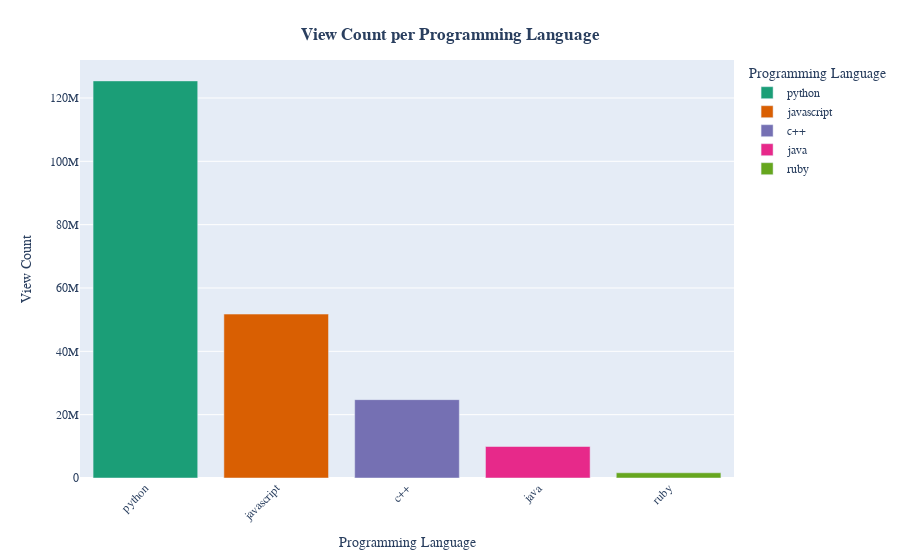

Notebook source saved alongside this figure:
### Code cell
# Define the list of programming languages to search for
programming_languages = ['Python', 'JavaScript', 'Java', 'C\+\+', 'Ruby',]

# Create a new column for the extracted programming language
fcc_df['programming_language'] = fcc_df['title'].str.lower().str.extract(r'(' + '|'.join(map(str.lower, programming_languages)) + r')', flags=re.IGNORECASE)

# Group the dataframe by the programming language column and calculate the sum of viewCount
language_view_counts = fcc_df.groupby('programming_language')['viewCount'].sum().reset_index()

# Sort the dataframe by viewCount in descending order
language_view_counts = language_view_counts.sort_values('viewCount', ascending=False)

# Create a bar chart using Plotly
fig = px.bar(language_view_counts, x='programming_language', y='viewCount',
             labels={'programming_language': 'Programming Language', 'viewCount': 'View Count'},
             color='programming_language',
             color_discrete_sequence=px.colors.qualitative.Dark2)

# Update layout properties
fig.update_layout(
    title={
        'text': '<b>View Count per Programming Language</b>',
        'x': 0.5,
        'y': 0.95,
        'xanchor': 'center',
        'yanchor': 'top',
    },
    xaxis_tickangle=-45,
    font=dict(family='Arial, sans-serif'),
)

fig.show()

### Figure 1 — Plotly figure (JSON) as saved in the notebook; plotly's stock layout.template omitted (floating-point values rounded to 4 significant figures)
{"data": [{"alignmentgroup": "True", "hovertemplate": "Programming Language=%{x}<br>View Count=%{y}<extra></extra>", "legendgroup": "python", "marker": {"color": "rgb(27,158,119)", "pattern": {"shape": ""}}, "name": "python", "offsetgroup": "python", "orientation": "v", "showlegend": true, "textposition": "auto", "type": "bar", "x": ["python"], "xaxis": "x", "y": [125396554], "yaxis": "y"}, {"alignmentgroup": "True", "hovertemplate": "Programming Language=%{x}<br>View Count=%{y}<extra></extra>", "legendgroup": "javascript", "marker": {"color": "rgb(217,95,2)", "pattern": {"shape": ""}}, "name": "javascript", "offsetgroup": "javascript", "orientation": "v", "showlegend": true, "textposition": "auto", "type": "bar", "x": ["javascript"], "xaxis": "x", "y": [51760366], "yaxis": "y"}, {"alignmentgroup": "True", "hovertemplate": "Programming Language=%{x}<br>View Count=%{y}<extra></extra>", "legendgroup": "c++", "marker": {"color": "rgb(117,112,179)", "pattern": {"shape": ""}}, "name": "c++", "offsetgroup": "c++", "orientation": "v", "showlegend": true, "textposition": "auto", "type": "bar", "x": ["c++"], "xaxis": "x", "y": [24747602], "yaxis": "y"}, {"alignmentgroup": "True", "hovertemplate": "Programming Language=%{x}<br>View Count=%{y}<extra></extra>", "legendgroup": "java", "marker": {"color": "rgb(231,41,138)", "pattern": {"shape": ""}}, "name": "java", "offsetgroup": "java", "orientation": "v", "showlegend": true, "textposition": "auto", "type": "bar", "x": ["java"], "xaxis": "x", "y": [9946920], "yaxis": "y"}, {"alignmentgroup": "True", "hovertemplate": "Programming Language=%{x}<br>View Count=%{y}<extra></extra>", "legendgroup": "ruby", "marker": {"color": "rgb(102,166,30)", "pattern": {"shape": ""}}, "name": "ruby", "offsetgroup": "ruby", "orientation": "v", "showlegend": true, "textposition": "auto", "type": "bar", "x": ["ruby"], "xaxis": "x", "y": [1644546], "yaxis": "y"}], "layout": {"barmode": "relative", "font": {"family": "Arial, sans-serif"}, "legend": {"title": {"text": "Programming Language"}, "tracegroupgap": 0}, "margin": {"t": 60}, "title": {"text": "<b>View Count per Programming Language</b>", "x": 0.5, "xanchor": "center", "y": 0.95, "yanchor": "top"}, "xaxis": {"anchor": "y", "categoryarray": ["python", "javascript", "c++", "java", "ruby"], "categoryorder": "array", "domain": [0, 1], "tickangle": -45, "title": {"text": "Programming Language"}}, "yaxis": {"anchor": "x", "domain": [0, 1], "title": {"text": "View Count"}}}}
